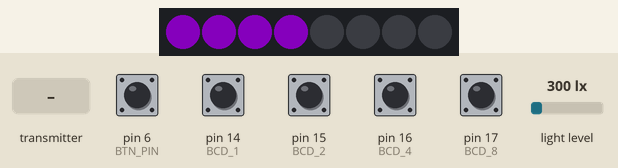
A sketch run on a simulated Arduino Uno, built with avr-gcc and run on an emulated ATmega328P. Shown: 8 RGB LEDs in strip order, left to right. The test bench sets the inputs (shaded band); at power-on: pin 6 (BTN_PIN), pin 14 (BCD_1), pin 15 (BCD_2), pin 16 (BCD_4), pin 17 (BCD_8) HIGH, light level 300 lx. Dim RGB values are drawn brighter than linear; no radio packets arrive unless stated.

Above: at 1.2 s.
1.3 s: pin 14 (BCD_1) pulled LOW for 0.15 s
At 2.1 s:
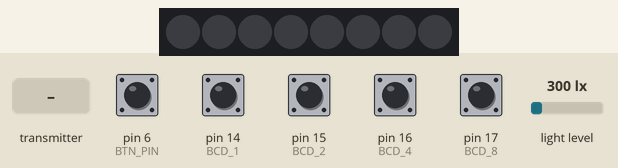
2.9 s: the transmitter starts sending tallyState_RAW.0 = 1
At 3.3 s:
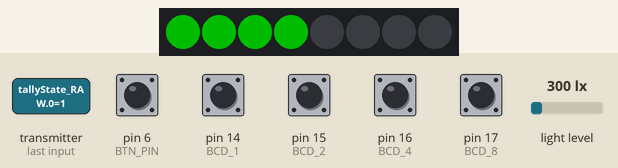
4.4 s: the transmitter starts sending tallyState_RAW.1 = 1
At 5.6 s:
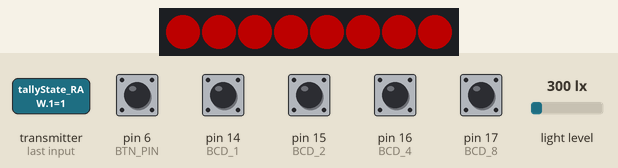
5.9 s: the transmitter starts sending tallyState_RAW.2 = 1
At 6.8 s:
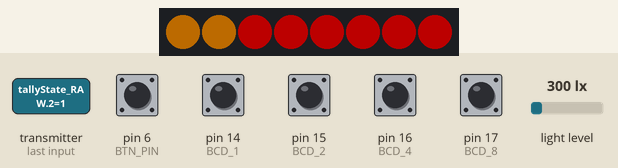
7.4 s: the transmitter starts sending tallyState_RAW.1 = 0
At 7.9 s:
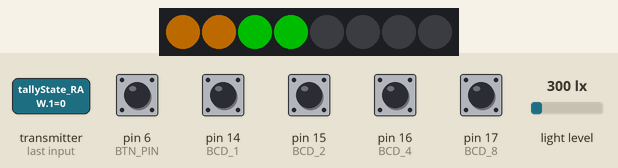
8.9 s: the transmitter starts sending tallyState_RAW.0 = 0
At 10.2 s:
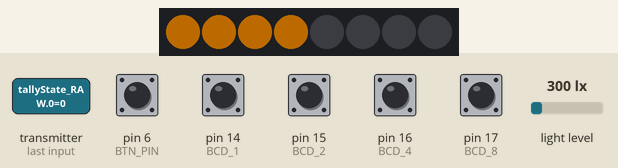
Timing chart, 0 to 11.4 s (numbered marks = the images above; inputs shaded):
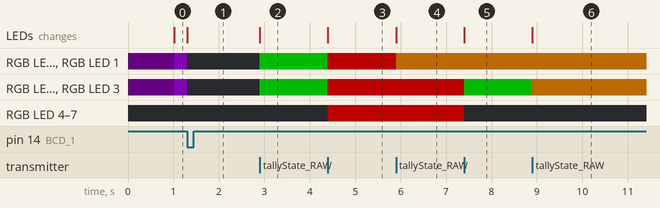

The sketch:

Tally_Light.ino
```cpp
/* Tally Light

11/10/2023 - started major updates!
  * TODO
    * DONE! - Hex switch to select tally number
    * Light sensor to set brightness automatically
    * Button to set channel
      * Hold button while powering on, then use hex switch to select channel.
      * Channel is saved to EEPROM 10s after no changes
      * Either power cycle to get out of settings mode, OR automatically restart after the 10s
    * When on tally '0' show pattern on LEDs each time signal is received

  * Changed MCU to save costs on units - using Atmega328 instead of Atmega32u4


TODO
  * Add pixel output for optional tally light up number block on top of camera
      * Or it could just use the same output and override the original one, like how headphone ports switch inhibit speakers when headphones are used
      * Be careful not to short out PSU with whatever connection is used though.


*/


// SETUP DEBUG MESSAGES
// #define DEBUG   //If you comment this line, the DPRINT & DPRINTLN lines are defined as blank.
#ifdef DEBUG
  #define DPRINT(...)   Serial.print(__VA_ARGS__)   //DPRINT is a macro, debug print
  #define DPRINTLN(...) Serial.println(__VA_ARGS__) //DPRINTLN is a macro, debug print with new line
#else
  #define DPRINT(...)                       //now defines a blank line
  #define DPRINTLN(...)                     //now defines a blank line
#endif


#include "FastLED.h"
#include "RF24.h"
#include "ENUMVars.h"
#include "Adafruit_VEML7700.h"


///////////////////////// IO /////////////////////////

// ///////////////////////// Atmega32u4
// #define RF_CSN_PIN    18
// #define RF_CE_PIN     19

// #define LED_F_PIN     20
// #define LED_B_PIN     21


///////////////////////// Atmega328
// Radio
#define RF_CE_PIN     9     // 13 - PB1
#define RF_CSN_PIN    10    // 14 - PB2
// SCK  - 17 PB5
// MOSI - 15 PB3
// MISO - 16 PB4

// Pixels
#define LED_PIN       8

// BCD Switch         NOTE: these are read direct from the PINC register in the MY_TALLY_ID macro
#define BCD_1         14    // 26 - PC0
#define BCD_2         15    // 25 - PC1
#define BCD_4         16    // 24 - PC2
#define BCD_8         17    // 23 - PC3

#define BTN_PIN       6

// Outputs
#define PIN_PREV    1
#define PIN_PROG    0

// Light Sensor
// SCL -- 19 - 28 PC5
// SDA -- 18 - 27 PC4


//////////////////// RF Variables ////////////////////
RF24 radio(RF_CE_PIN, RF_CSN_PIN);

uint8_t RF_address[] = "TALY0";

#define MY_TALLY_ID (~PINC & 0x0F)    // Returns current tally number according to BCD switch

uint16_t tallyState_RAW[3];           // Tally flags (1-15, 0 is unused), [0] Prev, [1] Prog, [3] ISO

#define RF_TIMEOUT  5000              // (ms) timeout period for receiving data

#define NUM_LEDS    8
CRGB leds[NUM_LEDS];

#define COL_RED     0xFF0000
#define COL_ORANGE  0xFF2800
#define COL_YELLOW  0xFF8F00
#define COL_GREEN   0x00FF00
#define COL_BLUE    0x0000FF
#define COL_PURPLE  0xB600FF
#define COL_WHITE   0xFFFF7F
#define COL_BLACK   0x000000

#define COL_TAL_RF  0xFF0000
#define COL_TAL_RB  0x3F0000
#define COL_TAL_GB  0x003F00

//////////////////// LUX SENSOR ////////////////////
Adafruit_VEML7700 veml = Adafruit_VEML7700();

#define MAX_LUX     1000          // Lux Level at which LEDs are set to their brightest
#define MIN_LED_BRIGHTNESS  5     // Minimum brightness LEDs are set to
#define LUX_REFRESH 1000          // (ms) Interval which brightness is adjusted at


void setup()
{
  // Setup the things - does codes on LEDs to indicate progress as follows - lights an LED purple as each step is completed
      // LED 0 - Pixel Setup
      // LED 1 - Input Setup
      // LED 2 - Lux sensor setup - pauses on red colour for a second if lux sensor not found
      // LED 3 - NRF24L01 - halts on red if error starting radio
      // If debug enabled, steps yellow LEDs until connection is made via serial


  // Setup Pixel LEDs
  FastLED.addLeds<WS2812B, LED_PIN, GRB>(leds, NUM_LEDS);
  FastLED.setBrightness(MIN_LED_BRIGHTNESS);
  fill_solid(leds, NUM_LEDS, 0x000000);

  #ifdef DEBUG
    Serial.begin(115200);
    while (!Serial)
      timeoutLEDS(COL_YELLOW);      // Waiting for serial connection
  #endif

  leds[0] = COL_PURPLE;
  FastLED.show();


  // Input setup
  pinMode(BCD_1, INPUT_PULLUP);
  pinMode(BCD_2, INPUT_PULLUP);
  pinMode(BCD_4, INPUT_PULLUP);
  pinMode(BCD_8, INPUT_PULLUP);

  pinMode(BTN_PIN, INPUT_PULLUP);

  leds[1] = COL_PURPLE;
  FastLED.show();

  if (!veml.begin())
  {
    DPRINTLN("Light sensor not found");

    leds[2] = COL_RED;
    FastLED.show();
    delay(1000);
  }

  leds[2] = COL_PURPLE;
  FastLED.show();


  if (!radio.begin())
  {
    DPRINTLN("NRF24L01 not found");

    leds[3] = COL_RED;
    FastLED.show();

    while (1) {}  // No point in continuing because the radio is a critical part of this program
  }
  radio.setChannel(108);              // Keep out of way of common wifi frequencies = 2.4GHz + 0.108 GHz = 2.508GHz
  radio.setPALevel(RF24_PA_MAX);      // Let's make this powerful... later (RF24_PA_MAX)
  radio.setDataRate( RF24_250KBPS );  // Use low bitrate to be more reliable.. I think??
  radio.setAutoAck(false);            // Don't acknowledge messages
  radio.openReadingPipe(0, RF_address); // All messages read on port 0
  radio.startListening();

  leds[3] = COL_PURPLE;
  FastLED.show();

  DPRINT(F("MyAddress = "));
  DPRINTLN(MY_TALLY_ID);

  if (!digitalRead(BTN_PIN))
  {
    DPRINTLN("SETUP MODE");
    fill_solid(leds, NUM_LEDS, COL_WHITE);
    FastLED.show();

    while(1) // Stay in setup mode until power cycle (TODO - jump out of it if no changes made in a while)
    {}
  }

}


void loop()
{
  static uint8_t myTallyID_last = MY_TALLY_ID;
  static uint32_t lastRFTime = millis();

  if (CheckRF())      // Check for new messages and update LEDs accordingly
  {
    LightLEDs();
    lastRFTime = millis();
  }

  // Update LEDs instantly if MY_TALLY_ID has changed
  if (MY_TALLY_ID != myTallyID_last)
  {
    DPRINT("TallyNum changed from ");
    DPRINT(myTallyID_last);
    DPRINT("\t to ");
    DPRINTLN(MY_TALLY_ID);

    LightLEDs();
    myTallyID_last = MY_TALLY_ID;
  }

  // Set brightness from light sensor
  checkRoomLux();

  if (millis() < lastRFTime)               // Millis() wrapped around - restart timer
    lastRFTime = millis();

  if (lastRFTime + RF_TIMEOUT < millis())   // Show LED timeout pattern if we haven't received RF data in a while
    timeoutLEDS(COL_BLUE);

}


void LightLEDs()
{
  // Lights up LEDs on tally box according to tally data

  // Clear LED colours
  fill_solid(leds, NUM_LEDS, COL_BLACK);
  digitalWrite(PIN_PREV, LOW);
  digitalWrite(PIN_PROG, LOW);

  if ( tallyState_RAW[0] & (1 << MY_TALLY_ID) ) // IF PREVIEW
  {
    fill_solid(leds, NUM_LEDS/2, COL_GREEN);
    // digitalWrite(PIN_PREV, HIGH);
  }

  if ( tallyState_RAW[1] & (1 << MY_TALLY_ID) )    // IF PROGRAM
  {
    fill_solid(leds, NUM_LEDS, COL_RED);
    digitalWrite(PIN_PROG, HIGH);
  }

  if ( tallyState_RAW[2] & (1 << MY_TALLY_ID) )  // IF ISO
  {
    // If also prev or program, only light half the back LEDs yellow
    if ( (tallyState_RAW[0] & (1 << MY_TALLY_ID)) || (tallyState_RAW[1] & (1 << MY_TALLY_ID)) )
      fill_solid(leds, NUM_LEDS/4, COL_YELLOW);
    else
      fill_solid(leds, NUM_LEDS/2, COL_YELLOW);

    digitalWrite(PIN_PROG, HIGH);
  }

  FastLED.show();
  return;
}


void timeoutLEDS(uint32_t led_col)
{
  // Steps blue across back LEDs
  static uint32_t lastStepTime = millis();
  static uint8_t stepNum = 0;
  const uint16_t stepTime = 500;            // time

  if (millis() < lastStepTime)               // Millis() wrapped around - restart timer
    lastStepTime = millis();

  if (lastStepTime + stepTime < millis()) // Return if timer hasn't elapsed
   lastStepTime = millis();
  else
    return;

  fill_solid(leds, NUM_LEDS, COL_BLACK);

  // Set one LED to blue
  leds[stepNum++] = led_col;

  if (stepNum >= NUM_LEDS/2)
    stepNum = 0;

  FastLED.show();

  return;
}


void checkRoomLux()
{
  // Sets brightness of LEDs based off Lux from sensor
  uint8_t scaledLux;
  static uint32_t lastLuxTime = millis();

  if (millis() < lastLuxTime)               // Millis() wrapped around - restart timer
    lastLuxTime = millis();

  if (lastLuxTime + LUX_REFRESH < millis()) // Return if timer hasn't elapsed
   lastLuxTime = millis();
  else
    return;

  float luxLevel = veml.readLux();

  DPRINT("RAW LUX = ");
  DPRINT(luxLevel);

  if (luxLevel >= MAX_LUX)   // Cap upper end of lux
    luxLevel = MAX_LUX;

  scaledLux = (luxLevel/(float) MAX_LUX) * 255;

  if (scaledLux < MIN_LED_BRIGHTNESS)
    scaledLux = MIN_LED_BRIGHTNESS;

  DPRINT("\tScaled LUX = ");
  DPRINTLN(scaledLux);

  FastLED.setBrightness(scaledLux);
  FastLED.show();

  return;
}


bool CheckRF()
{
  // Checks for updates from controller & updates state accordingly
  bool newMessage = false;

  if (radio.available())    // Read in message
  {
    DPRINT(".");
    radio.read(&tallyState_RAW, sizeof(tallyState_RAW));
    newMessage = true;
  }

  #ifdef DEBUG
    if (newMessage)
    {
      Serial.print("Message Received! = ");
      for (uint8_t i = 0; i < sizeof(tallyState_RAW)/sizeof(tallyState_RAW[0]); ++i)
      {
        Serial.print(tallyState_RAW[i], BIN);
        Serial.print("\t");
      }
      Serial.println();

      Serial.print("MyAddress = ");
      Serial.println(MY_TALLY_ID);
    }
  #endif

  return newMessage;
}
```

ENUMVars.h
```cpp
// Extra variables because apparently Arduino doesn't accept enum types in .ino files


enum tallyState {PROGRAM, PREVIEW, AUDIOON, INPUTOFF};
```

Measured:
- after the input at 1.3 s, RGB LED 0–3: RGB(54, 0, 76) → off at once; the LEDs: change at once (image 1)
- after the input at 2.9 s, RGB LED 0–3: off → RGB(0, 76, 0) at once; the LEDs: change at once (image 2)
- after the input at 4.4 s, RGB LED 0–3: RGB(0, 76, 0) → RGB(76, 0, 0) at once; RGB LED 4–7: off → RGB(76, 0, 0) at once; the LEDs: change at once (image 3)
- after the input at 5.9 s, RGB LED 0, RGB LED 1: RGB(76, 0, 0) → RGB(76, 43, 0) at once; the LEDs: change at once (image 4)
- after the input at 7.4 s, RGB LED 2, RGB LED 3: RGB(76, 0, 0) → RGB(0, 76, 0) at once; RGB LED 4–7: RGB(76, 0, 0) → off at once; the LEDs: change at once (image 5)
- after the input at 8.9 s, RGB LED 2, RGB LED 3: RGB(0, 76, 0) → RGB(76, 43, 0) at once; the LEDs: change at once (image 6)
